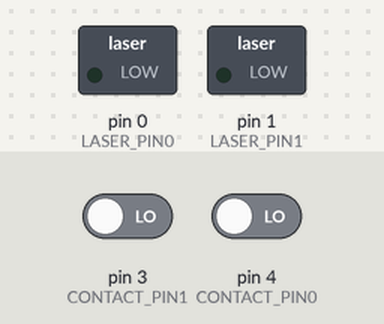
Simulated run of this sketch. Board: Arduino Uno, built with avr-gcc and run on an emulated ATmega328P. On the bench: switched loads named in the sketch (green lamp = pin HIGH). Inputs (shaded band) come from the test bench; at power-on: pin 3 (CONTACT_PIN1) LOW, pin 4 (CONTACT_PIN0) LOW.

Above: at 5.1 s.
5.2 s: pin 3 (CONTACT_PIN1) driven HIGH
At 6.3 s:
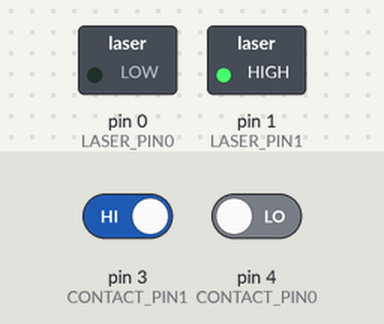
8.2 s: pin 4 (CONTACT_PIN0) driven HIGH
At 8.6 s:
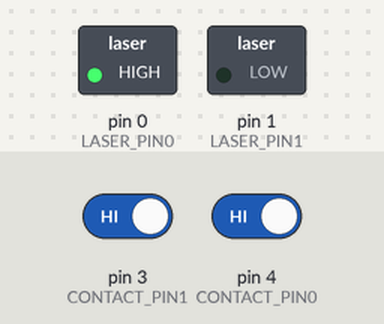
Timing chart, 0 to 11.9 s (numbered marks = the images above; inputs shaded):
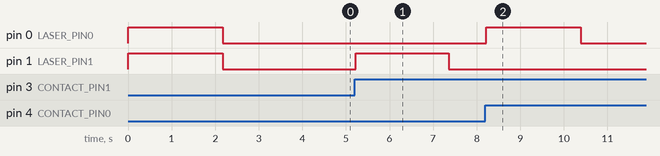

The sketch:

arduino-trailing.ino
```cpp
#include "debug.h"
#include "pins.h"
#include "constants.h"

typedef struct {
    int contactPin;
    int laserPin;

    bool previousState;
    bool debounceState = false;
    unsigned int debounceTime = 0;
    float laserLevel = 0;
} State;

State state0;
State state1;

// ##################################
// Setup
// ##################################
void setup() {
    #ifdef DEBUG
    pinMode(LED_DEBUG, OUTPUT);
    #endif

    setupState(&state0, CONTACT_PIN0, LASER_PIN0);
    setupState(&state1, CONTACT_PIN1, LASER_PIN1);

    // Turn on lasers initially to spot issues when powering on the system
    enableLaser(&state0);
    enableLaser(&state1);
}

// Setup the state for a laser
void setupState(State *state, int contactPin, int laserPin) {
    state->contactPin = contactPin;
    state->laserPin = laserPin;

    pinMode(contactPin, INPUT);
    pinMode(laserPin, OUTPUT);
}

// ##################################
// Main loop
// ##################################
void loop() {
    processContact(&state0);
    processContact(&state1);

    processFade(&state0);
    processFade(&state1);

    delay(PROGRAM_DELAY);
}

// Processes the contact change
void processContact(State *state) {
    // Exit if the laser is already on
    if (state->laserLevel > 0) {
        return;
    }

    int currentState = checkContact(state);

    // Debounce
    if (currentState == state->debounceState) {
        if (state->debounceTime < UINT_MAX) {
            state->debounceTime += PROGRAM_DELAY;
        }
    } else {
        state->debounceState = currentState;
        state->debounceTime = 0;
    }

    // If the currently detected change has persisted for the debounce period
    // and is different from the previously detected state turn on the laser
    if (state->debounceTime >= CONTACT_DEBOUNCE && currentState != state->previousState) {
        state->debounceTime = 0;
        state->previousState = currentState;

        if (!currentState) {
            enableLaser(state);
        }
    }
}

// Checks if a contact is connected or not
// NOTE: these will be LOW when connected and HIGH when disconnected
bool checkContact(State *state) {
    if (digitalRead(state->contactPin) == LOW) {
        return true;
    } else {
        return false;
    }
}

// Enable the laser
void enableLaser(State *state) {
    state->laserLevel = LASER_START_BRIGHTNESS;
    analogWrite(state->laserPin, state->laserLevel);
}

// Fade the laser over time
void processFade(State *state) {
    // Don't fade if the laser is off
    if (state->laserLevel == 0) {
        return;
    }

    state->laserLevel -= (float) LASER_START_BRIGHTNESS / (float) (LASER_FADE_TIME / (float) PROGRAM_DELAY);

    // Reset the laser
    if (state->laserLevel <= 0) {
        state->laserLevel = 0;
    }

    analogWrite(state->laserPin, (int) state->laserLevel);
}
```

constants.h
```cpp
#define UINT_MAX 65536

const int PROGRAM_DELAY = 1;      // Program delay for main(loop)

const int CONTACT_DEBOUNCE = 20;
const int LASER_FADE_TIME = 4050;
const int LASER_START_BRIGHTNESS = 255;
```

debug.h
```cpp
//#define DEBUG
#ifdef DEBUG
#define LEDONX(x) { digitalWrite(LED_DEBUG, HIGH); delay(x); digitalWrite(LED_DEBUG, LOW); }
#define LEDON() { digitalWrite(LED_DEBUG, HIGH); }
#define LEDOFF() { digitalWrite(LED_DEBUG, LOW); }
#else
#define LEDONX(x)
#define LEDON(x)
#define LEDOFF(x)
#endif
```

pins.h
```cpp
#ifdef DEBUG
int LED_DEBUG = 0;
#endif

const int CONTACT_PIN0 = 4;
const int CONTACT_PIN1 = 3;

const int LASER_PIN0 = 0;
const int LASER_PIN1 = 1;
```

Measured:
- after the input at 5.2 s, pin 1 (LASER_PIN1): LOW → HIGH at once, → LOW 2.1 s later
- after the input at 8.2 s, pin 0 (LASER_PIN0): LOW → HIGH at once, → LOW 2.2 s later
